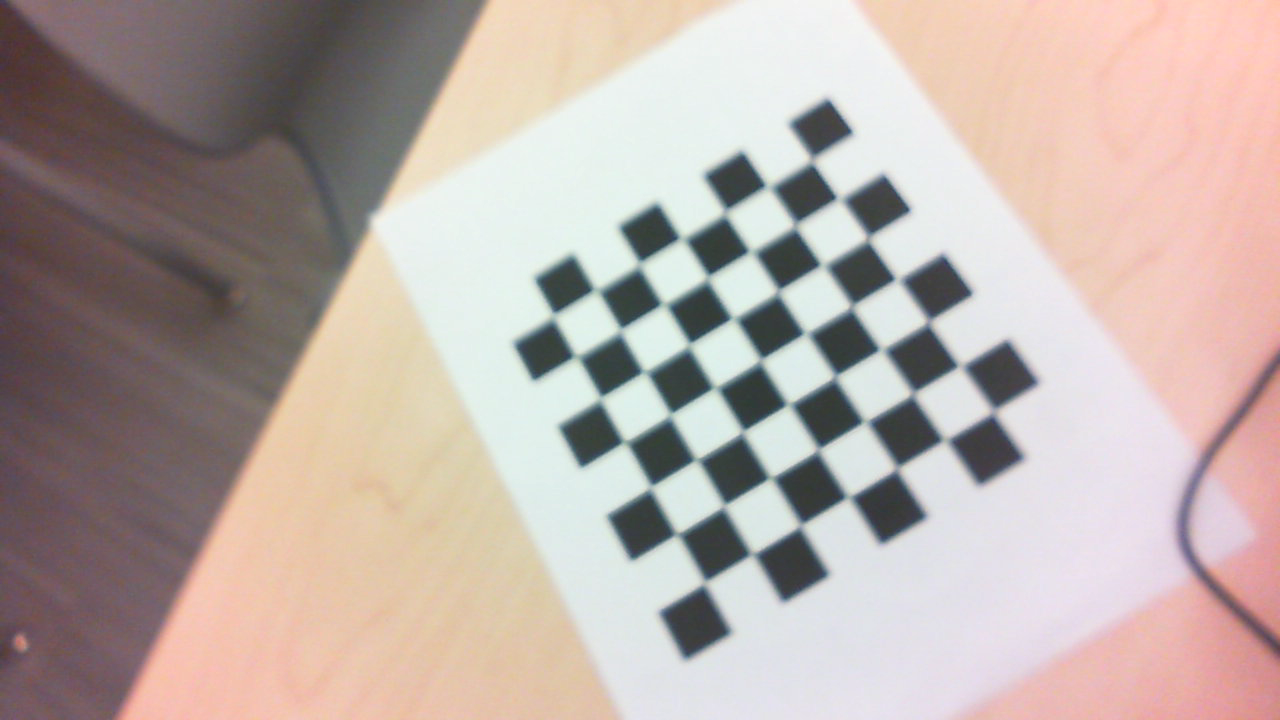
#> input picture lifecamImages/20190212170004capture.png, 1280 x 720 px; its folder holds only this picture in this run
$ python pnpCalibrate2.py
#> lines starting #> are read from the running program, lines starting #| are printed output that depends on the picture; long printed decimals are rounded
import numpy as np
import cv2 as cv
import glob

scaleFactor = .25
patternSize = (7,7)

# termination criteria
criteria = (cv.TERM_CRITERIA_EPS + cv.TERM_CRITERIA_MAX_ITER, 30, 0.001)
# prepare object points, like (0,0,0), (1,0,0), (2,0,0) ....,(6,5,0)
objp = np.zeros((7*7,3), np.float32)
objp[:,:2] = np.mgrid[0:7,0:7].T.reshape(-1,2)
# Arrays to store object points and image points from all the images.
objpoints = [] # 3d point in real world space
imgpoints = [] # 2d points in image plane.
images = glob.glob('lifecamImages/*.png')
for fname in images:
    img = cv.imread(fname)
#> img is the input picture: shape (720, 1280, 3); mean B, G, R 167.1, 172.3, 186
    img = cv.resize(img, (0,0), fx=scaleFactor, fy=scaleFactor)
#> img: shape (180, 320, 3)
    gray = cv.cvtColor(img, cv.COLOR_BGR2GRAY)
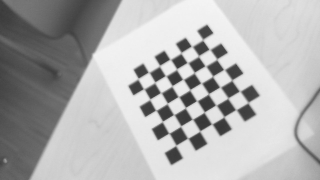
#> gray: shape (180, 320); min 54, max 245, mean 175.9
    # Find the chess board corners
    ret, corners = cv.findChessboardCorners(gray, patternSize, None)
#> ret = True; corners = 49 rows, first 8: [202.5, 40.05], [209.3, 49.3], [216.7, 59.11], [223.8, 69.41], [231.7, 80.18], [239.6, 91.08], [248.1, 102.5], [191.4, 46.22]
    # If found, add object points, image points (after refining them)
    if ret == True:
        objpoints.append(objp)
        corners2 = cv.cornerSubPix(gray,corners, (11,11), (-1,-1), criteria)
#> corners2 = 49 rows, first 8: [203.8, 45.68], [204.1, 46], [217.8, 53.42], [220.7, 67.9], [232.4, 77.02], [237.9, 90.82], [247.9, 101.9], [186.2, 46.02]
        imgpoints.append(corners)
        # Draw and display the corners
        cv.drawChessboardCorners(img, patternSize, corners2, ret)
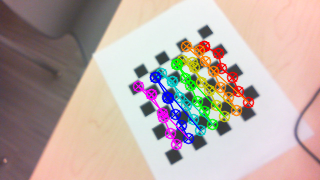
#> img: shape (180, 320, 3); mean B, G, R 164.4, 170.5, 186.2
        cv.imshow('img', img)
        cv.waitKey(500)

ret, mtx, dist, rvecs, tvecs = cv.calibrateCamera(objpoints, imgpoints, gray.shape[::-1], None, None)
#> ret = 3.59; mtx = [[134.8, 0, 96.28], [0, 166, 105.4], [0, 0, 1]]; dist = [[0.787, -3.66, 0.0659, 0.296, 2.6]]; rvecs = ([0.324, 0.986, 0.975],); tvecs = ([8.61, -5.57, 15.3],)

img = cv.imread('test/front.jpg')
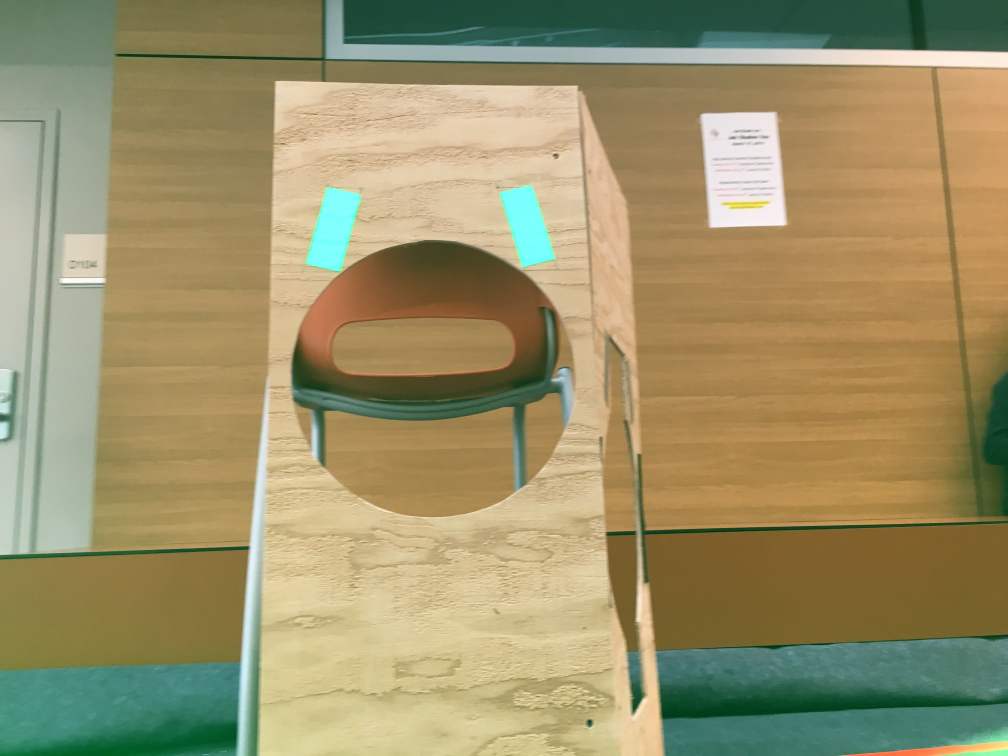
#> input picture test/front.JPG, 4032 x 3024 px, found by its file name (shown at 1/4 size)
#> img is the input picture: shape (3024, 4032, 3); mean B, G, R 105.3, 145.6, 155.7
img = cv.resize(img, (0,0), fx=scaleFactor, fy=scaleFactor)
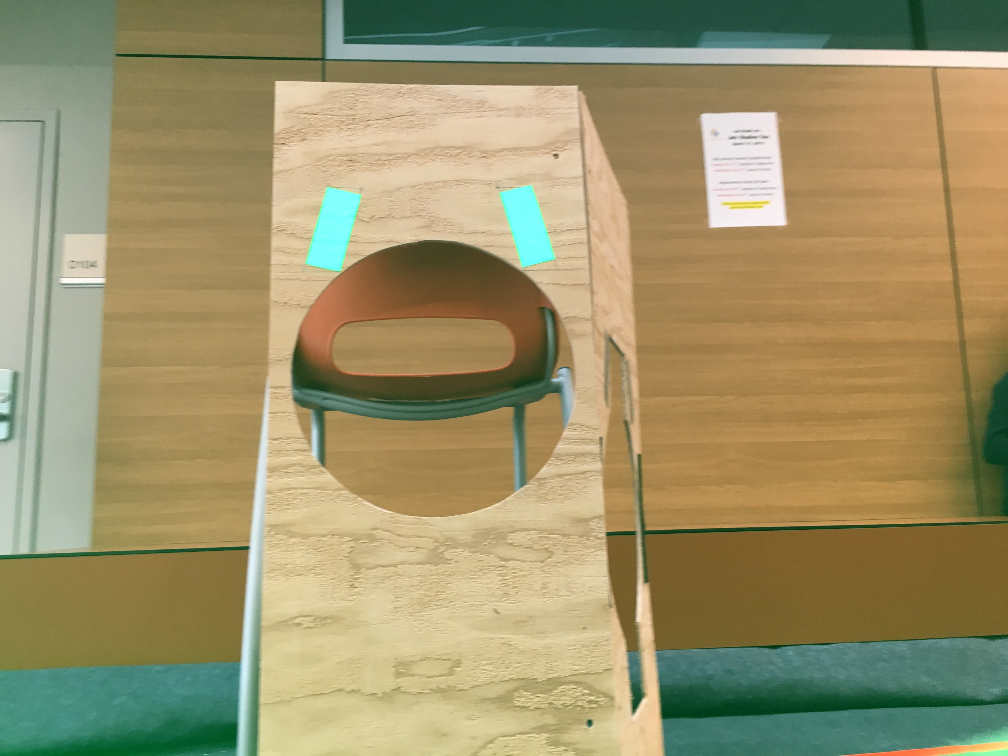
#> img: shape (756, 1008, 3); mean B, G, R 105.4, 145.7, 155.8

h,  w = img.shape[:2]
#> h = 756; w = 1008
newcameramtx, roi = cv.getOptimalNewCameraMatrix(mtx, dist, (w,h), 1, (w,h))
#> newcameramtx = [[1942.6, 0, 716.4], [0, 755.9, 504.8], [0, 0, 1]]; roi = (0, 0, 0, 0)

dst = cv.undistort(img, mtx, dist, None, newcameramtx)
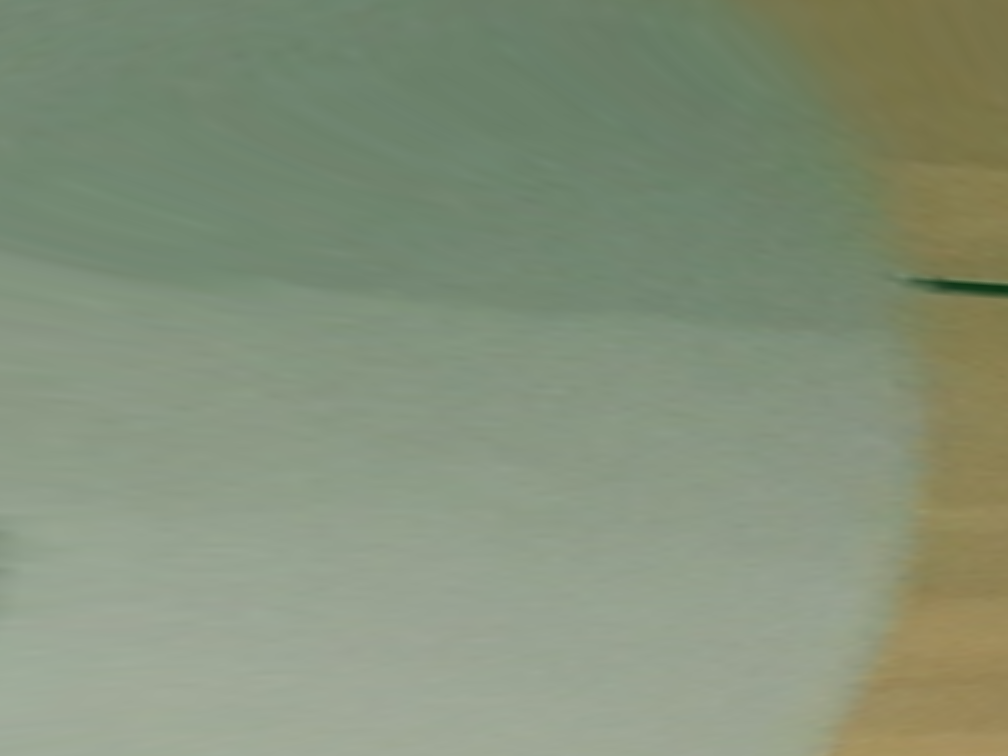
#> dst: shape (756, 1008, 3); mean B, G, R 121.4, 144.9, 132.3
# crop the image
x, y, w, h = roi
#> x = 0; y = 0; w = 0; h = 0
dst = dst[y:y+h, x:x+w]
#> dst = empty array
cv.imwrite('calibresult.png', dst)

mean_error = 0
for i in range(len(objpoints)):
    imgpoints2, _ = cv.projectPoints(objpoints[i], rvecs[i], tvecs[i], mtx, dist)
    error = cv.norm(imgpoints[i], imgpoints2, cv.NORM_L2)/len(imgpoints2)
    mean_error += error
#> this loop made 1 pass
#> (error, mean_error) on pass 1: (0.513, 0.513)
#> after the loop, mean_error = 0.513
print( "total error: {}".format(mean_error/len(objpoints)) )
#| total error: 0.5127

print(rvecs)
#| (array([[0.3243],
#|        [0.9863],
#|        [0.9752]]),)
print(tvecs)
#| (array([[ 8.610],
#|        [-5.570],
#|        [15.300]]),)
print(dist)
#| [[ 0.7869 -3.665  0.06593  0.2961  2.598]]
print(mtx)
#| [[134.786   0.          96.279]
#|  [  0.         166.033 105.387]
#|  [  0.           0.           1.        ]]

np.savez('B.npz', mtx=mtx, dist=dist, rvecs=rvecs, tvecs=tvecs)

cv.destroyAllWindows()
